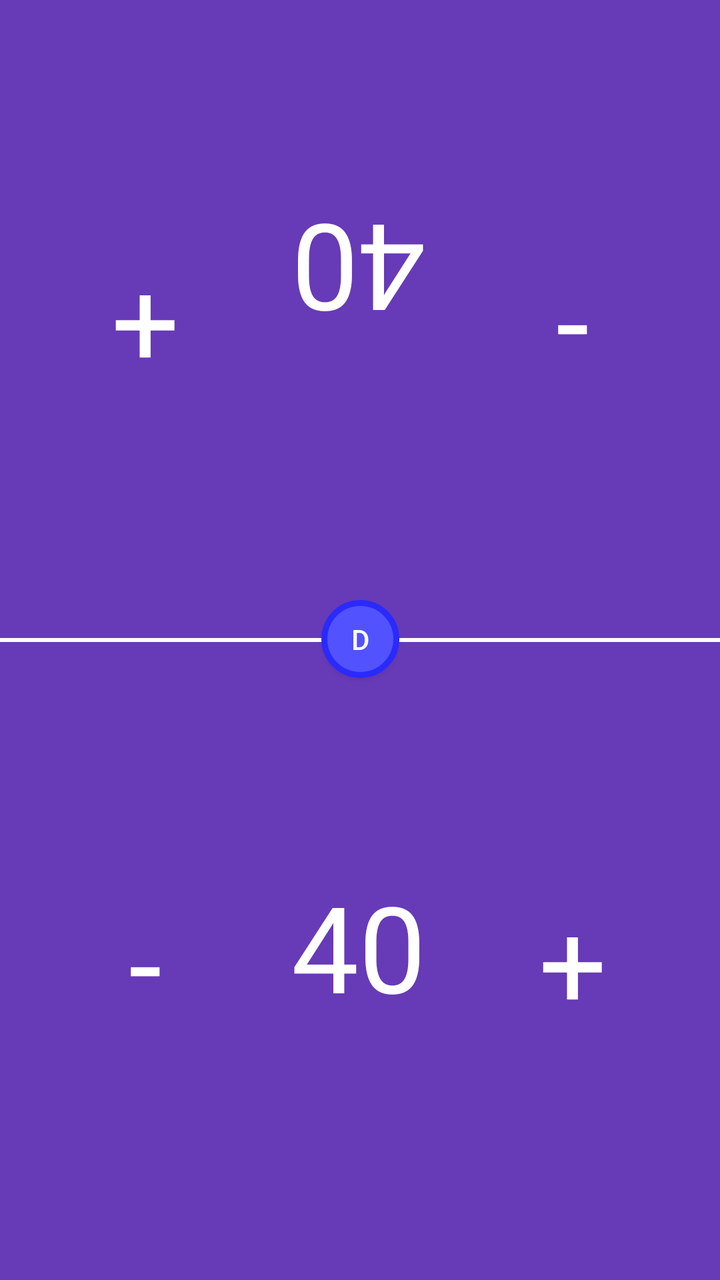
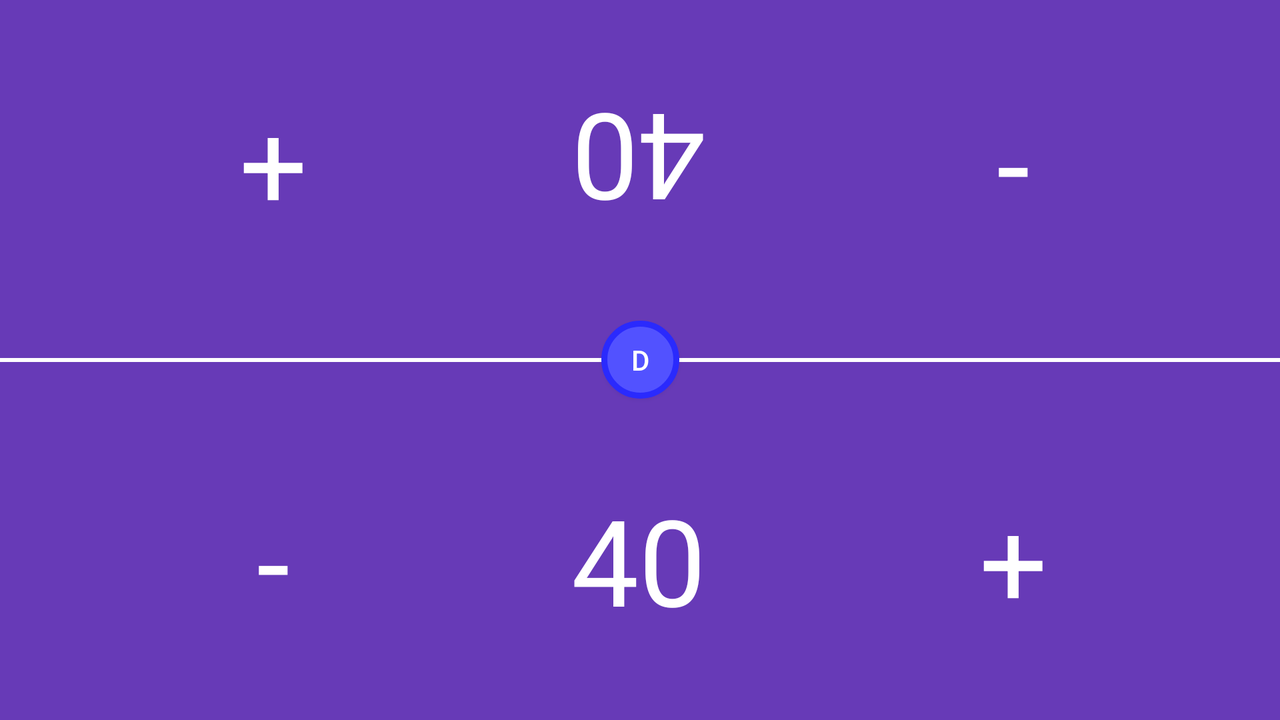

Two renders of one Android screen. The first uses the default layout on a phone; the second uses the alternative layout the repository ships for a different screen configuration, on a matching device. The two XML files are below.
<!-- AndroidManifest.xml: application theme Theme.DICYAPP -->
<!-- res/layout/activity_two_player_counter.xml -->
<?xml version="1.0" encoding="utf-8"?>
<androidx.constraintlayout.widget.ConstraintLayout xmlns:android="http://schemas.android.com/apk/res/android"
    xmlns:app="http://schemas.android.com/apk/res-auto"
    xmlns:tools="http://schemas.android.com/tools"
    android:layout_width="wrap_content"
    android:layout_height="match_parent"
    android:background="@color/purple"
    tools:context=".TwoPlayerCounter">

    <Button
        android:id="@+id/btnBack"
        android:layout_width="wrap_content"
        android:layout_height="wrap_content"
        android:background="@drawable/button_selector_type_1"
        android:minWidth="0dp"
        android:minHeight="0dp"
        android:text="D"
        android:textColor="#FFFFFF"
        app:layout_constraintBottom_toBottomOf="parent"
        app:layout_constraintEnd_toEndOf="parent"
        app:layout_constraintStart_toStartOf="parent"
        app:layout_constraintTop_toTopOf="parent"
        app:layout_constraintVertical_bias="0.499" />

    <View
        android:id="@+id/view3"
        style="@style/Divider.Horizontal"
        android:layout_height="2dp"
        app:layout_constraintBottom_toBottomOf="parent"
        app:layout_constraintEnd_toEndOf="parent"
        app:layout_constraintStart_toStartOf="parent"
        app:layout_constraintTop_toTopOf="parent" />

    <TextView
        android:id="@+id/playerOneLife"
        android:layout_width="wrap_content"
        android:layout_height="wrap_content"
        android:rotation="-180"
        android:text="40"
        android:textColor="@color/white"
        android:textSize="60sp"
        app:layout_constraintBottom_toTopOf="@+id/btnBack"
        app:layout_constraintEnd_toEndOf="parent"
        app:layout_constraintHorizontal_bias="0.498"
        app:layout_constraintStart_toStartOf="parent"
        app:layout_constraintTop_toTopOf="parent"
        app:layout_constraintVertical_bias="0.436" />

    <TextView
        android:id="@+id/playerTwoLife"
        android:layout_width="wrap_content"
        android:layout_height="wrap_content"
        android:text="40"
        android:textColor="@color/white"
        android:textSize="60sp"
        app:layout_constraintBottom_toBottomOf="parent"
        app:layout_constraintEnd_toEndOf="parent"
        app:layout_constraintHorizontal_bias="0.498"
        app:layout_constraintStart_toStartOf="parent"
        app:layout_constraintTop_toBottomOf="@+id/btnBack"
        app:layout_constraintVertical_bias="0.426" />

    <TextView
        android:id="@+id/minusOne"
        android:layout_width="0dp"
        android:layout_height="0dp"
        android:gravity="center_horizontal|center_vertical"
        android:text="-"
        android:textAlignment="center"
        android:textColor="@color/white"
        android:textSize="60sp"
        app:layout_constraintBottom_toTopOf="@+id/view3"
        app:layout_constraintEnd_toEndOf="parent"
        app:layout_constraintStart_toEndOf="@+id/playerOneLife"
        app:layout_constraintTop_toTopOf="parent"
        app:layout_constraintVertical_bias="0.403" />

    <TextView
        android:id="@+id/plusOne"
        android:layout_width="0dp"
        android:layout_height="0dp"
        android:gravity="center_horizontal|center_vertical"
        android:text="+"
        android:textAlignment="center"
        android:textColor="@color/white"
        android:textSize="60sp"
        app:layout_constraintBottom_toTopOf="@+id/view3"
        app:layout_constraintEnd_toStartOf="@+id/playerOneLife"
        app:layout_constraintHorizontal_bias="0.513"
        app:layout_constraintStart_toStartOf="parent"
        app:layout_constraintTop_toTopOf="parent"
        app:layout_constraintVertical_bias="0.403" />

    <TextView
        android:id="@+id/minusTwo"
        android:layout_width="0dp"
        android:layout_height="0dp"
        android:gravity="center_horizontal|center_vertical"
        android:text="-"
        android:textAlignment="center"
        android:textColor="@color/white"
        android:textSize="60sp"
        app:layout_constraintBottom_toBottomOf="parent"
        app:layout_constraintEnd_toStartOf="@+id/playerTwoLife"
        app:layout_constraintHorizontal_bias="0.513"
        app:layout_constraintStart_toStartOf="parent"
        app:layout_constraintTop_toBottomOf="@+id/view3"
        app:layout_constraintVertical_bias="0.465" />

    <TextView
        android:id="@+id/plusTwo"
        android:layout_width="0dp"
        android:layout_height="0dp"
        android:gravity="center_horizontal|center_vertical"
        android:text="+"
        android:textAlignment="center"
        android:textColor="@color/white"
        android:textSize="60sp"
        app:layout_constraintBottom_toBottomOf="parent"
        app:layout_constraintEnd_toEndOf="parent"
        app:layout_constraintStart_toEndOf="@+id/playerTwoLife"
        app:layout_constraintTop_toBottomOf="@+id/view3" />

</androidx.constraintlayout.widget.ConstraintLayout>
<!-- resources referenced by this layout -->
<resources>
  <color name="purple">#673AB7</color>
  <color name="white">#FFFFFFFF</color>
  <!-- drawable button_selector_type_1 (drawable) -->
  <?xml version="1.0" encoding="utf-8"?>
  <selector xmlns:android="http://schemas.android.com/apk/res/android">
      <item android:state_pressed="true" android:drawable="@drawable/button_pressed_type_1"/>
      <item android:drawable="@drawable/button_normal_type_1"/>
  </selector>
  <style name="Divider.Horizontal" parent="Divider">
          <item name="android:layout_width">wrap_content</item>
          <item name="android:layout_height">1dp</item> // You can change thickness here.
          <item name="android:background">@color/white</item>
  
      </style>
  <style name="Theme.DICYAPP" parent="Theme.AppCompat.DayNight.NoActionBar">
          
          <item name="colorPrimary">@color/purple_500</item>
          <item name="colorPrimaryVariant">@color/purple_700</item>
          <item name="colorOnPrimary">@color/white</item>
          
          <item name="colorSecondary">@color/teal_200</item>
          <item name="colorSecondaryVariant">@color/teal_700</item>
          <item name="colorOnSecondary">@color/black</item>
          
          <item name="android:statusBarColor" tools:targetApi="l">?attr/colorPrimaryVariant</item>
          
      </style>
  <!-- drawable button_pressed_type_1 (drawable) -->
  <?xml version="1.0" encoding="utf-8"?>
  <shape xmlns:android="http://schemas.android.com/apk/res/android">
      <corners
          android:topLeftRadius="60dp"
          android:topRightRadius="60dp"
          android:bottomLeftRadius="60dp"
          android:bottomRightRadius="60dp"
          />
      <solid
          android:color="#2E2EAC"
          />
      <padding
          android:left="15dp"
          android:top="10dp"
          android:right="15dp"
          android:bottom="10dp"
          />
      <stroke
          android:width="3dp"
          android:color="#000078"
          />
  </shape>
  <!-- drawable button_normal_type_1 (drawable) -->
  <?xml version="1.0" encoding="utf-8"?>
  <shape xmlns:android="http://schemas.android.com/apk/res/android">
      <corners
          android:topLeftRadius="60dp"
          android:topRightRadius="60dp"
          android:bottomLeftRadius="60dp"
          android:bottomRightRadius="60dp"
          />
      <solid
          android:color="#5252FF"
          />
      <padding
          android:left="15dp"
          android:top="10dp"
          android:right="15dp"
          android:bottom="10dp"
          />
      <stroke
          android:width="3dp"
          android:color="#2A2AFD"
          />
  </shape>
  <style name="Divider">
          <item name="android:background">?android:attr/listDivider</item> //you can give your color here. that will change all divider color in your app.
      </style>
  <color name="purple_500">#FF6200EE</color>
  <color name="purple_700">#FF3700B3</color>
  <color name="teal_200">#FF03DAC5</color>
  <color name="teal_700">#FF018786</color>
  <color name="black">#FF000000</color>
</resources>
<!-- res/layout-land/activity_two_player_counter.xml (the repository's variant of the layout above) -->
<!-- drawn on the phone turned sideways -->
<?xml version="1.0" encoding="utf-8"?>
<androidx.constraintlayout.widget.ConstraintLayout xmlns:android="http://schemas.android.com/apk/res/android"
    xmlns:app="http://schemas.android.com/apk/res-auto"
    xmlns:tools="http://schemas.android.com/tools"
    android:layout_width="wrap_content"
    android:layout_height="match_parent"
    android:background="@color/purple"
    tools:context=".TwoPlayerCounter">

    <Button
        android:id="@+id/btnBack"
        android:layout_width="wrap_content"
        android:layout_height="wrap_content"
        android:background="@drawable/button_selector_type_1"
        android:minWidth="0dp"
        android:minHeight="0dp"
        android:text="D"
        android:textColor="#FFFFFF"
        app:layout_constraintBottom_toBottomOf="parent"
        app:layout_constraintEnd_toEndOf="parent"
        app:layout_constraintStart_toStartOf="parent"
        app:layout_constraintTop_toTopOf="parent"
        app:layout_constraintVertical_bias="0.499" />

    <View
        style="@style/Divider.Horizontal"
        android:layout_height="2dp"
        app:layout_constraintBottom_toBottomOf="parent"
        app:layout_constraintEnd_toEndOf="parent"
        app:layout_constraintStart_toStartOf="parent"
        app:layout_constraintTop_toTopOf="parent" />

    <TextView
        android:id="@+id/playerOneLife"
        android:layout_width="wrap_content"
        android:layout_height="wrap_content"
        android:rotation="-180"
        android:text="40"
        android:textColor="@color/white"
        android:textSize="60sp"
        app:layout_constraintBottom_toTopOf="@+id/btnBack"
        app:layout_constraintEnd_toEndOf="parent"
        app:layout_constraintHorizontal_bias="0.499"
        app:layout_constraintStart_toStartOf="parent"
        app:layout_constraintTop_toTopOf="parent"
        app:layout_constraintVertical_bias="0.505" />

    <TextView
        android:id="@+id/playerTwoLife"
        android:layout_width="wrap_content"
        android:layout_height="wrap_content"
        android:text="40"
        android:textColor="@color/white"
        android:textSize="60sp"
        app:layout_constraintBottom_toBottomOf="parent"
        app:layout_constraintEnd_toEndOf="parent"
        app:layout_constraintHorizontal_bias="0.499"
        app:layout_constraintStart_toStartOf="parent"
        app:layout_constraintTop_toBottomOf="@+id/btnBack" />

    <TextView
        android:id="@+id/minusOne"
        android:layout_width="60sp"
        android:layout_height="80dp"
        android:text="-"
        android:textAlignment="center"
        android:textColor="@color/white"
        android:textSize="60sp"
        app:layout_constraintBottom_toTopOf="@+id/btnBack"
        app:layout_constraintEnd_toEndOf="parent"
        app:layout_constraintHorizontal_bias="0.544"
        app:layout_constraintStart_toEndOf="@+id/playerOneLife"
        app:layout_constraintTop_toTopOf="parent"
        app:layout_constraintVertical_bias="0.505" />

    <TextView
        android:id="@+id/plusOne"
        android:layout_width="60sp"
        android:layout_height="wrap_content"
        android:text="+"
        android:textAlignment="center"
        android:textColor="@color/white"
        android:textSize="60sp"
        app:layout_constraintBottom_toTopOf="@+id/btnBack"
        app:layout_constraintEnd_toStartOf="@+id/playerOneLife"
        app:layout_constraintHorizontal_bias="0.473"
        app:layout_constraintStart_toStartOf="parent"
        app:layout_constraintTop_toTopOf="parent"
        app:layout_constraintVertical_bias="0.505" />

    <TextView
        android:id="@+id/minusTwo"
        android:layout_width="60sp"
        android:layout_height="wrap_content"
        android:text="-"
        android:textAlignment="center"
        android:textColor="@color/white"
        android:textSize="60sp"
        app:layout_constraintBottom_toBottomOf="parent"
        app:layout_constraintEnd_toStartOf="@+id/playerTwoLife"
        app:layout_constraintHorizontal_bias="0.473"
        app:layout_constraintStart_toStartOf="parent"
        app:layout_constraintTop_toBottomOf="@+id/btnBack" />

    <TextView
        android:id="@+id/plusTwo"
        android:layout_width="60sp"
        android:layout_height="wrap_content"
        android:text="+"
        android:textAlignment="center"
        android:textColor="@color/white"
        android:textSize="60sp"
        app:layout_constraintBottom_toBottomOf="parent"
        app:layout_constraintEnd_toEndOf="parent"
        app:layout_constraintHorizontal_bias="0.544"
        app:layout_constraintStart_toEndOf="@+id/playerTwoLife"
        app:layout_constraintTop_toBottomOf="@+id/btnBack" />

</androidx.constraintlayout.widget.ConstraintLayout>
